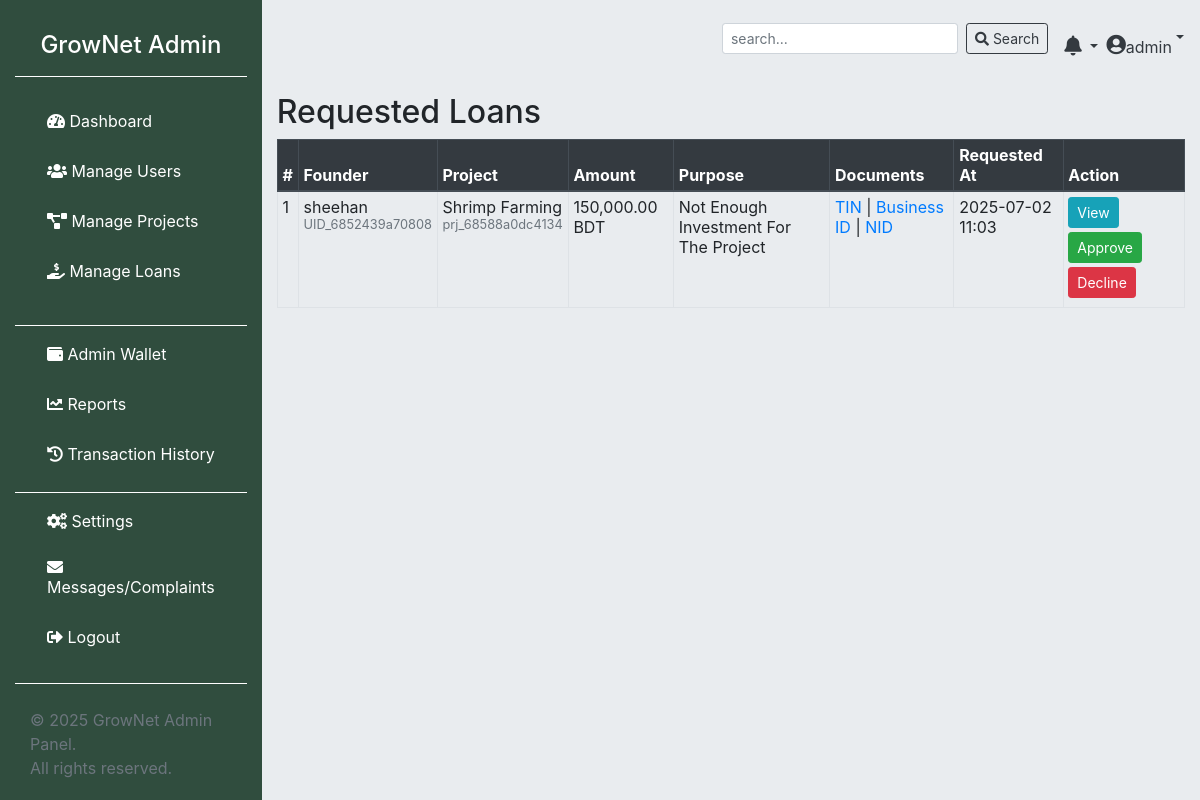
/admin/index.php?page=requestedLoans (signed in), run on the app's committed database.
### tables this page shows
CREATE TABLE `loans` (
  `id` int(11) NOT NULL,
  `user_id` int(11) NOT NULL,
  `loan_amount` decimal(12,2) NOT NULL,
  `purpose` text DEFAULT NULL,
  `status` enum('pending','approved','rejected','cancelled','paid','due') DEFAULT 'pending',
  `due_amount` decimal(12,2) DEFAULT 0.00,
  `interest_rate` decimal(5,2) DEFAULT 10.00,
  `repayment_period_months` int(11) DEFAULT 12,
  `disbursement_date` date DEFAULT NULL,
  `due_date` date DEFAULT NULL,
  `processing_fee_percent` decimal(5,2) DEFAULT 1.50,
  `total_amount_due` decimal(12,2) DEFAULT NULL,
  `monthly_payment` decimal(12,2) DEFAULT NULL,
  `late_fee_percent` decimal(5,2) DEFAULT 2.00,
  `approved_by` int(11) DEFAULT NULL,
  `approved_at` datetime DEFAULT NULL,
  `created_at` datetime DEFAULT current_timestamp(),
  `updated_at` datetime DEFAULT current_timestamp() ON UPDATE current_timestamp(),
  `is_seen` tinyint(1) NOT NULL DEFAULT 0,
  `tin_certificate` varchar(255) DEFAULT NULL,
  `business_id_certificate` varchar(255) DEFAULT NULL,
  `national_id` varchar(255) DEFAULT NULL,
  `project_uniqid` varchar(64) DEFAULT NULL
);

CREATE TABLE `users` (
  `id` int(10) NOT NULL,
  `uniqid` varchar(50) DEFAULT NULL,
  `user_name` varchar(100) NOT NULL,
  `f_name` varchar(100) NOT NULL,
  `dob` date DEFAULT NULL,
  `contact` varchar(20) NOT NULL,
  `created_at` timestamp NOT NULL DEFAULT current_timestamp(),
  `user_email` varchar(100) NOT NULL,
  `user_pass` varchar(255) NOT NULL,
  `account_status` enum('active','inactive','','') NOT NULL DEFAULT 'inactive',
  `is_online` tinyint(1) NOT NULL DEFAULT 0,
  `gender` enum('male','female','others') DEFAULT NULL,
  `user_img` varchar(255) DEFAULT NULL,
  `location_id` int(11) DEFAULT NULL,
  `description` text DEFAULT NULL
);

CREATE TABLE `projects` (
  `id` int(10) NOT NULL,
  `uniqid` varchar(255) DEFAULT NULL,
  `project_name` varchar(100) NOT NULL,
  `description` text NOT NULL,
  `project_img` varchar(255) NOT NULL,
  `categoryId` int(10) NOT NULL,
  `project_type` enum('long_term','short_term') NOT NULL DEFAULT 'long_term',
  `created_at` timestamp NOT NULL DEFAULT current_timestamp(),
  `project_status` enum('pending','active','closed','approved','declined') NOT NULL,
  `owner_id` int(10) NOT NULL,
  `shares` int(10) UNSIGNED NOT NULL,
  `price_per_share` decimal(12,2) NOT NULL,
  `total_amount` decimal(12,2) DEFAULT NULL,
  `campaign_start` date DEFAULT NULL,
  `campaign_end` date DEFAULT NULL,
  `project_start` date DEFAULT NULL,
  `project_end` date DEFAULT NULL,
  `is_flexible_duration` tinyint(1) DEFAULT 0,
  `updated_at` timestamp NOT NULL DEFAULT current_timestamp() ON UPDATE current_timestamp(),
  `is_seen` tinyint(1) NOT NULL DEFAULT 0,
  `rejection_reason` text DEFAULT NULL,
  `avg_rating` decimal(3,2) DEFAULT 0.00,
  `review_count` int(11) DEFAULT 0
);

### admin/config/class.user.php (called while the page is built, shortened)
<?php
class USER
{
	private $conn;
	public function __construct()
	{
		$database = new Database();
		$db = $database->dbConnection();
		$this->conn = $db;
	}
	public function runQuery($sql)
	{
		$stmt = $this->conn->prepare($sql);
		return $stmt;
	}
}

### admin/pages/requestedLoans.php (the view, shortened to what this page needs)
<?php
require_once __DIR__ . '/../config/class.user.php';
$user = new USER();
$stmt = $user->runQuery("
    SELECT
        loans.id, loans.loan_amount, loans.purpose, loans.created_at, loans.project_uniqid,
        loans.tin_certificate, loans.business_id_certificate, loans.national_id,
        loans.status, loans.user_id, users.user_name, users.uniqid AS user_uniqid, projects.project_name,
        users.user_email
    FROM loans
    LEFT JOIN users ON loans.user_id = users.id
    LEFT JOIN projects ON loans.project_uniqid = projects.uniqid
    WHERE loans.status = 'pending'
    ORDER BY loans.created_at DESC
");
$stmt->execute();
$loans = $stmt->fetchAll(PDO::FETCH_ASSOC);
?>
<h2>Requested Loans</h2>
<?php if (empty($loans)): ?>
    <div class="alert alert-info">No requested loans found.</div>
<?php else: ?>
    <div class="table-responsive">
        <table class="table table-bordered table-hover table-sm align-middle">
            <thead class="thead-dark">
                <tr>
                    <th>#</th>
                    <th>Founder</th>
                    <th>Project</th>
                    <th>Amount</th>
                    <th>Purpose</th>
                    <th>Documents</th>
                    <th>Requested At</th>
                    <th>Action</th>
                </tr>
            </thead>
            <tbody>
            <?php foreach ($loans as $i => $loan): ?>
                <tr>
                    <td><?= $i+1 ?></td>
                    <td>
                        <?= htmlspecialchars($loan['user_name']) ?><br>
                        <small class="text-muted"><?= htmlspecialchars($loan['user_uniqid']) ?></small>
                    </td>
                    <td>
                        <?= htmlspecialchars($loan['project_name'] ?? $loan['project_uniqid']) ?><br>
                        <small class="text-muted"><?= htmlspecialchars($loan['project_uniqid']) ?></small>
                    </td>
                    <td><?= number_format($loan['loan_amount'], 2) ?> BDT</td>
                    <td><?= nl2br(htmlspecialchars($loan['purpose'])) ?></td>
                    <td>
                        <?php if ($loan['tin_certificate']): ?>
                            <a href="../../uploads/loans/<?= htmlspecialchars($loan['tin_certificate']) ?>" target="_blank">TIN</a>
                        <?php endif; ?>
                        <?php if ($loan['business_id_certificate']): ?>
                            | <a href="../../uploads/loans/<?= htmlspecialchars($loan['business_id_certificate']) ?>" target="_blank">Business ID</a>
                        <?php endif; ?>
                        <?php if ($loan['national_id']): ?>
                            | <a href="../../uploads/loans/<?= htmlspecialchars($loan['national_id']) ?>" target="_blank">NID</a>
                        <?php endif; ?>
                    </td>
                    <td><?= date('Y-m-d H:i', strtotime($loan['created_at'])) ?></td>
                    <td>
                        <a href="index.php?page=viewLoan&id=<?= $loan['id'] ?>" class="btn btn-info btn-sm mb-1">View</a>
                        <a href="index.php?page=requestedLoans&action=approve&id=<?= $loan['id'] ?>" class="btn btn-success btn-sm mb-1" onclick="return confirm('Approve this loan request?')">Approve</a>
                        <a href="index.php?page=requestedLoans&action=decline&id=<?= $loan['id'] ?>" class="btn btn-danger btn-sm mb-1" onclick="return confirm('Decline this loan request?')">Decline</a>
                    </td>
                </tr>
            <?php endforeach; ?>
            </tbody>
        </table>
    </div>
<?php endif; ?>

### admin/assets/css/style.css (style rules this page uses)
body { background: #e9ecef; }

### data on the page
loans: user.user_name "sheehan", user.uniqid "UID_6852439a70808", projects.project_name "Shrimp Farming", project_uniqid "prj_68588a0dc4134", loan_amount "150,000.00", purpose "Not Enough Investment For The Project", created_at "2025-07-02 11:03"

### other printed values
$_SESSION['user_name'] "admin"
